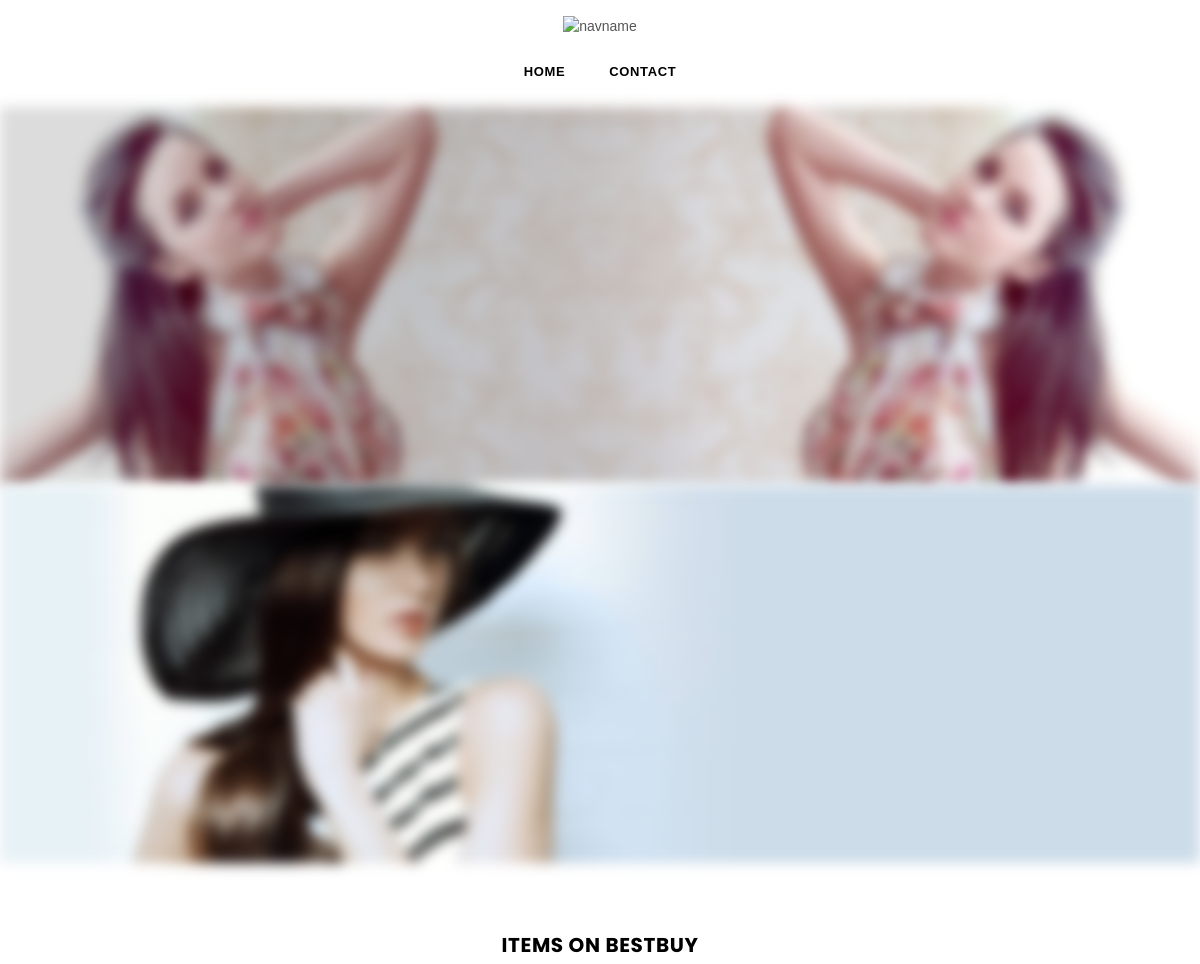
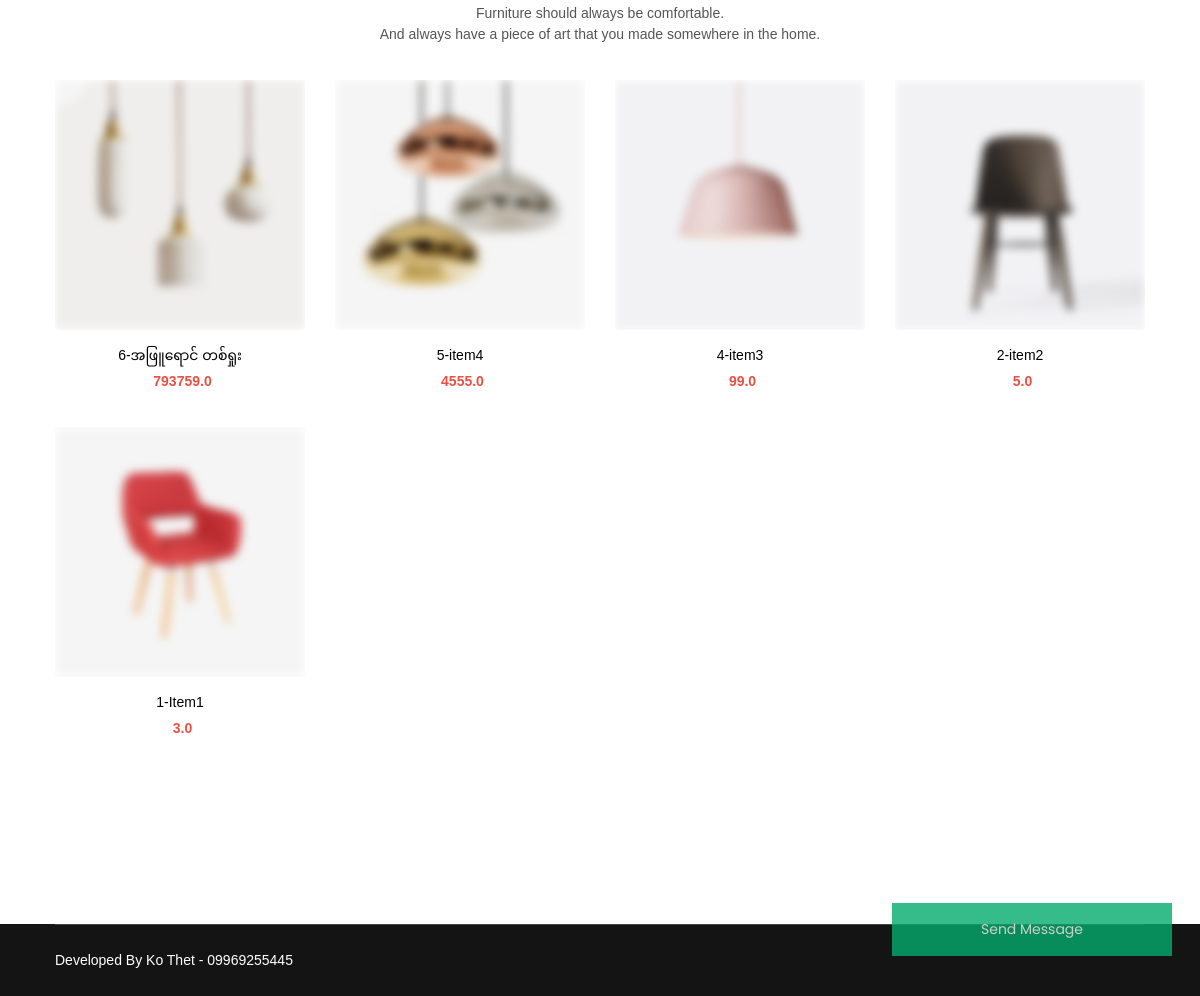
The page / on the database its author committed (2 pictures, top to bottom).
### myapp/models.py (models this page shows, shortened)
class EcommerceBanner(models.Model):
    photo1 = models.ImageField(upload_to='', blank=True, null=True)
    photo2 = models.ImageField(upload_to='', blank=True, null=True)
    created_at = models.DateTimeField(auto_now_add=True)

class Items(models.Model):
    item_name = models.CharField(max_length=225)
    category = models.CharField(max_length=225)
    pruchase_price = models.FloatField(default=0.00)
    sell_price = models.FloatField(default=0.00)
    balance_qty = models.IntegerField(default=0)
    barcode_id = models.CharField(max_length=225,blank=True, null=True)
    photo = models.ImageField(upload_to='', blank=True, null=True)
    itm_description = models.CharField(max_length=225,blank=True, null=True)

### myapp/views.py (the view)
# urls.py: path('', webpage_home.as_view(), name='webpage_home'),
class webpage_home(TemplateView):
    template_name = 'web/store.html'
    def get_context_data(self, **kwargs):
        context = super().get_context_data(**kwargs)
        cart_id = self.request.session.get('cart_id', None)
        ms_id = self.request.session.get("m_id", None)
        if cart_id:
            cart = EcommerceCart.objects.get(id=cart_id)
        else:
            cart = None
        if ms_id:
            ms = messengerid.objects.get(id=ms_id)
        else:
            ms = None
        context['cart'] = cart
        context['msgli'] = ms
        context['itm'] = Items.objects.all().order_by('-id')
        context['queryset'] = Order.objects.filter(created_at=datetime.date.today()).order_by('-id')
        context['banner'] = EcommerceBanner.objects.filter(id=1)
        context['form'] = messengerbotform()
        return context

### templates/web/store.html (shortened to what this page needs)
{% extends 'web/webbase.html' %}
{% load static %}
{% block content %}
{% for i in banner %}
<div class="slideshow slideshow-wrapper pb-section">
    <div class="home-slideshow">
        <div class="slide">
            <div class="blur-up lazyload">
                <img class="blur-up lazyload" data-src="{{i.photo1.url}}" src="{{i.photo1.url}}" alt="Shop Our New Collection" title="Shop Our New Collection" />
                <div class="slideshow__text-wrap slideshow__overlay classic middle">
                    <div class="slideshow__text-content middle">
                        <div class="container">
                            <div class="wrap-caption right">
                            </div>
                        </div>
                    </div>
                </div>
            </div>
        </div>
        <div class="slide">
            <div class="blur-up lazyload">
                <img class="blur-up lazyload" data-src="{{i.photo2.url}}" src="{{i.photo2.url}}" alt="Summer Bikini Collection" title="Summer Bikini Collection" />
                <div class="slideshow__text-wrap slideshow__overlay classic middle">
                    <div class="slideshow__text-content middle">
                        <div class="container">
                            <div class="wrap-caption center">
                            </div>
                        </div>
                    </div>
                </div>
            </div>
        </div>
    </div>
</div>
{% endfor %}
<div class="section">
    <div class="container">
        <div class="row">
            <div class="col-12 col-sm-12 col-md-12 col-lg-12">
                <div class="section-header text-center">
                    <h2 class="h2">Items on BestBuy</h2>
                    <p>Furniture should always be comfortable.<br>And always have a piece of art that you made somewhere
                        in the home.</p>
                </div>
            </div>
        </div>
    </div>
    <div class="container-fluid">
        <div class="row">
            <div class="col-12 col-sm-12 col-md-12 col-lg-12">
                <div class="grid-products">
                    <div class="row">
                        {% for i in itm %}
                        <div class="col-6 col-sm-6 col-md-3 col-lg-3 item">
                            <div class="product-image">
                                <a href="#" class="grid-view-item__link">
                                    <img class="primary blur-up lazyload" data-src="{{i.photo.url}}"
                                         src="{{i.photo.url}}" alt="image" title="product">
                                </a>
                            </div>
                            <div class="product-details text-center">
                                <div class="product-name">
                                    <a href="#">{{i.id}}-{{i.item_name}}</a>
                                </div>
                                <div class="product-price">
                                    <span class="price">{{i.sell_price}}</span>
                                </div>
                            </div>
                        </div>
                        {% endfor %}
                    </div>
                </div>
            </div>
        </div>
    </div>
</div>
</div>
</div>
<div class="section">
    <div class="container">
        <button class="open-button" onclick="openForm()">Send Message</button>
    </div>
</div>
{% endblock content %}

### static/assets/css/chatbot.css (style rules this page uses)
body { font-family: Arial, Helvetica, sans-serif; }
* { box-sizing: border-box; }
.open-button { background-color: #04AA6D; color: white; padding: 16px 20px; border: none; cursor: pointer; opacity: 0.8; position: fixed; bottom: 40px; right: 28px; width: 280px; }

### rows shown on the page
EcommerceBanner: photo1 (placeholder picture), photo2 (placeholder picture)
Items: photo (picture), id "6", item_name "အဖြူရောင် တစ်ရှုး", sell_price "793759.0"
Items: photo (picture), id "5", item_name "item4", sell_price "4555.0"
Items: photo (picture), id "4", item_name "item3", sell_price "99.0"
Items: photo (picture), id "2", item_name "item2", sell_price "5.0"
Items: photo (picture), id "1", item_name "Item1", sell_price "3.0"
